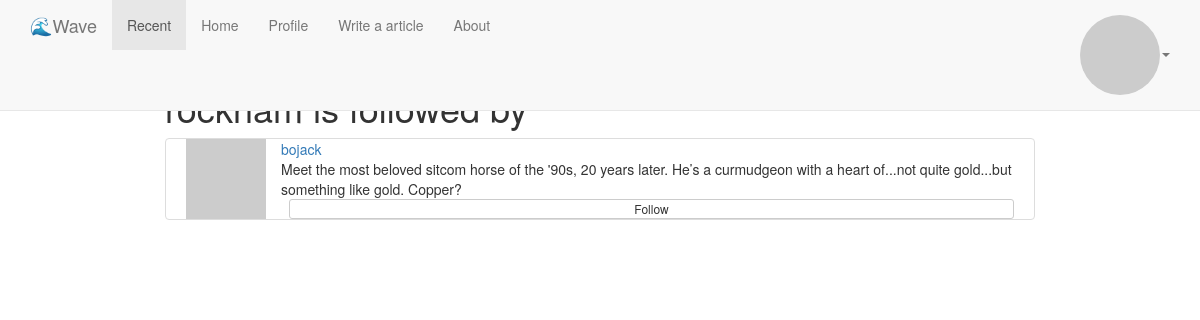
Page /rockham/followers (signed in) on the committed database.
### app/models.py (models this page shows, shortened)
class User(UserMixin, db.Model):
    __tablename__ = 'users'
    id = db.Column(db.Integer, primary_key=True)
    email = db.Column(db.String(64), unique=True, nullable=False, index=True)
    username = db.Column(db.String(64), unique=True, nullable=False, index=True)
    password_hash = db.Column(db.String(128), nullable=False)
    confirmed = db.Column(db.Boolean, default=False)
    name = db.Column(db.String(64))
    location = db.Column(db.String(64))
    description = db.Column(db.Text)
    member_since = db.Column(db.DateTime(), default=datetime.utcnow)
    last_seen = db.Column(db.DateTime(), default=datetime.utcnow)
    email_hash = db.Column(db.String(32))
    locale = db.Column(db.String(8), default='')
    timezone = db.Column(db.String(8), default='UTC+8')
    is_administrator = db.Column(db.Boolean, default=False)
    posts = db.relationship('Post', lazy='dynamic', backref=db.backref('author', lazy='select'))
    tags = db.relationship('Tag', secondary='users_tags', lazy='subquery',
                           backref=db.backref('users', lazy=True))
    following = db.relationship('User', secondary='follows', lazy='dynamic',
                               primaryjoin=(follows.c.follower_id == id),
                               secondaryjoin=(follows.c.following_id == id),
                               backref=db.backref('followers', lazy='dynamic'))
    @property
    def password(self):
        raise AttributeError('password is not readable.')
    def ping(self):
        self.last_seen = datetime.utcnow()
        db.session.add(self)
        db.session.commit()
    def avatar(self, size):
        return 'https://www.gravatar.com/avatar/{}?d=identicon&s={}'.format(self.email_hash, size)
    def is_following(self, user):
        return self.following.filter(
            follows.c.following_id == user.id).count() > 0
    def follows(self, user):
        if not self.is_following(user):
            self.following.append(user)
    def followers_desc_by_time(self):
        return self.followers.order_by(follows.c.timestamp).all()

### app/frontend/views.py (the view)
@frontend.route('/<username>/followers')
def followers(username):
    u = User.query.filter_by(username=username).first_or_404()
    users = u.followers_desc_by_time()
    return render_template('user/followers.html', username=username, users=users)

### app/auth/views.py (called while the page is built)
@auth.before_app_request
def before_request():
    if current_user.is_authenticated:
        current_user.ping()
        if not current_user.confirmed \
            and request.endpoint \
            and request.blueprint != 'auth' \
            and request.endpoint != 'static':
            return redirect(url_for('auth.unconfirmed'))

### app/models.py (called while the page is built)
@login_manager.user_loader
def load_user(id):
    return User.query.get(int(id))

### app/templates/user/followers.html (shortened to what this page needs)
{% extends "base.html" %}
{% block content %}
    <div class="row">
        <div class="col-xs-12 col-md-12">
            <h1>{{ _('%(name)s is followed by', name = username) }}</h1>
            {% for user in users %}
                {% include "user/_user_preview.html" %}
            {% endfor %}
        </div>
    </div>
{% endblock %}

### app/templates/user/_user_preview.html
<div class="thumbnail user-preview flex-box">
    <div class="u-flex1">
        <img src="{{ user.avatar(60) }}" alt="avatar">
    </div>
    <div class="u-flex2 flex-box-column">
        <span><a href="{{ url_for('frontend.user', username=user.username) }}">{{ user.username }}</a></span>
        <span class="u-description">{{ user.description }}</span>
        {% if not current_user.is_following(user) %}
            <a href="#" id="follow{{ user.username }}" class="btn btn-default btn-xxs btn-follow" role="button" onclick="follow(this, '{{ user.username }}' )">{{ _('Follow') }}</a>
        {% else %}
            <a href="#" id="un_follow{{ user.username }}" class="btn btn-primary btn-xxs btn-follow" role="button" onclick="unfollow(this, '{{ user.username }}' )">{{ _('Following') }}</a>
        {% endif %}
    </div>
</div>

### app/static/css/wave.css (style rules this page uses)
.flex-box { display: flex; }
.flex-box-column { display: flex; flex-direction: column; }
.btn-xxs { padding: 0px 5px; font-size: 12px; line-height: 18px; border-radius: 3px; }
.thumbnail { padding-left: 24px; padding-right: 24px; }
.row { max-width: 900px; margin-left: auto; margin-right: auto; }
.btn-follow { margin-left: 8px; }
.user-preview { margin-bottom: 10px; padding: 0 20px; }
.u-flex2 { margin-left: 15px; }

### rows in the picture
User: username "bojack", description "Meet the most beloved sitcom horse of the '90s, 20 years later. He’s a curmudgeon with a heart of...not quite gold...but something like gold. Copper?"
